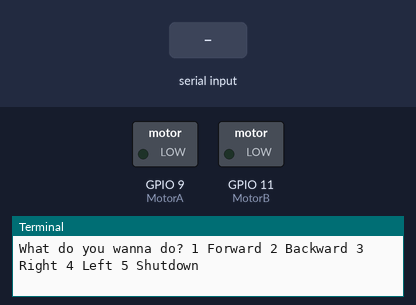
This program was run on a simulated Raspberry Pi (BCM pin numbers). Shown: switched loads named in the program (green lamp = pin HIGH), the last lines printed to the terminal. Inputs (shaded band) come from the test bench.

Above: at 1.2 s.
1.3 s: "2" typed at the terminal
At 2.5 s:
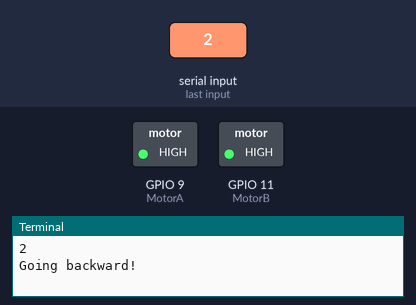
2.8 s: "3" typed at the terminal
At 4.2 s:
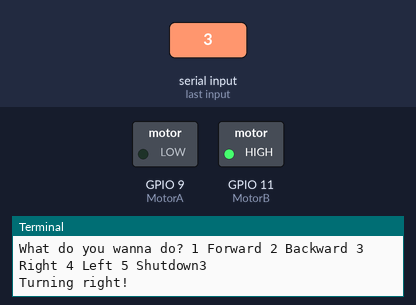
4.8 s: "4" typed at the terminal
At 5.8 s:
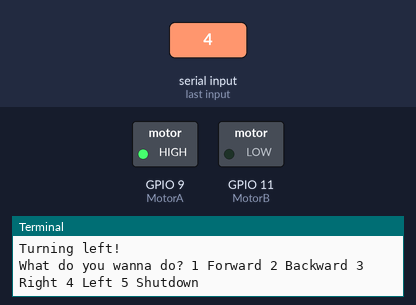
Timing chart, 0 to 7.8 s (numbered marks = the images above; inputs shaded):
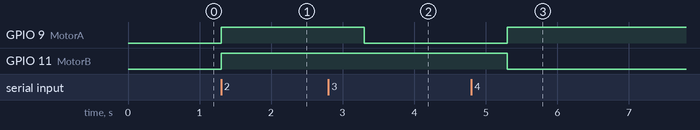

Measured:
- after the input at 1.3 s, GPIO 9 (MotorA), GPIO 11 (MotorB): LOW → HIGH at once
- after the input at 2.8 s, GPIO 9 (MotorA): HIGH → LOW after 0.50 s
- after the input at 4.8 s, GPIO 9 (MotorA): LOW → HIGH after 0.50 s; GPIO 11 (MotorB): HIGH → LOW after 0.50 s

The program:

Motori.py
```python
# coding=utf-8
from gpiozero import PWMOutputDevice
from time import sleep

MotorA = PWMOutputDevice(9)
MotorB = PWMOutputDevice(11)
#Definizione funzioni
def forwardMotor():
   MotorA.value=0;
   MotorB.value=0;

def backwardMotor():
   MotorA.value=1;
   MotorB.value=1;

def rightMotor():
   MotorA.value=0;
   MotorB.value=1;

def leftMotor():
   MotorA.value=1;
   MotorB.value=0;

#Main
while 1:
   a=raw_input("What do you wanna do? 1 Forward 2 Backward 3 Right 4 Left 5 Shutdown");
   if a == "1":
      print("Going foreward!");
      forwardMotor();
      sleep();
   elif a == "2":
      print("Going backward!");
      backwardMotor();
      sleep(2)
   elif a == "3":
      print("Turning right!");
      rightMotor();
      sleep(2);
   elif a == "4":
      print("Turning left!");
      leftMotor();
      sleep();
   elif a == "exit":
      exit();
   elif a != "":
      print("Not a valid input! Try Again!");
```
